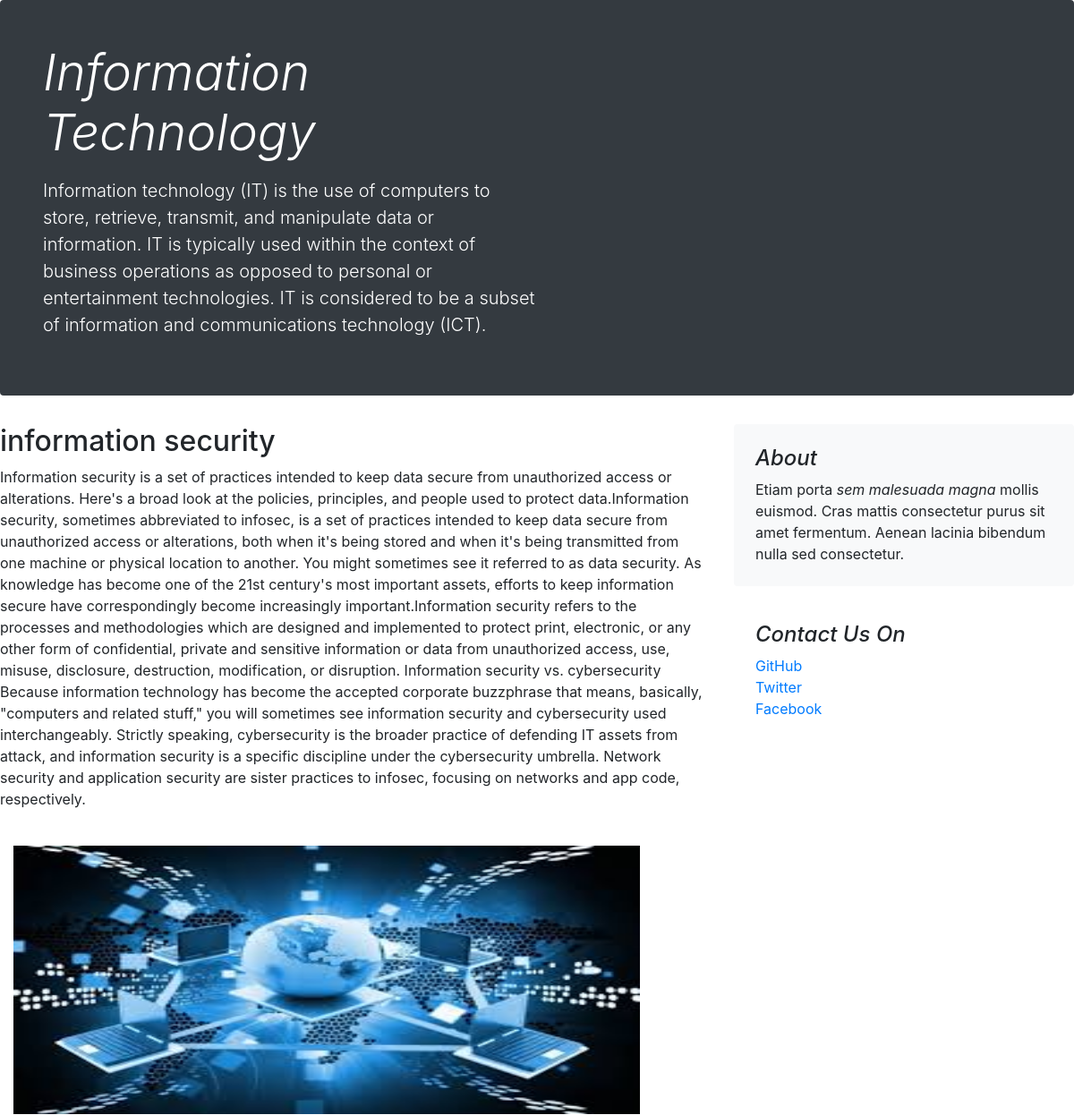
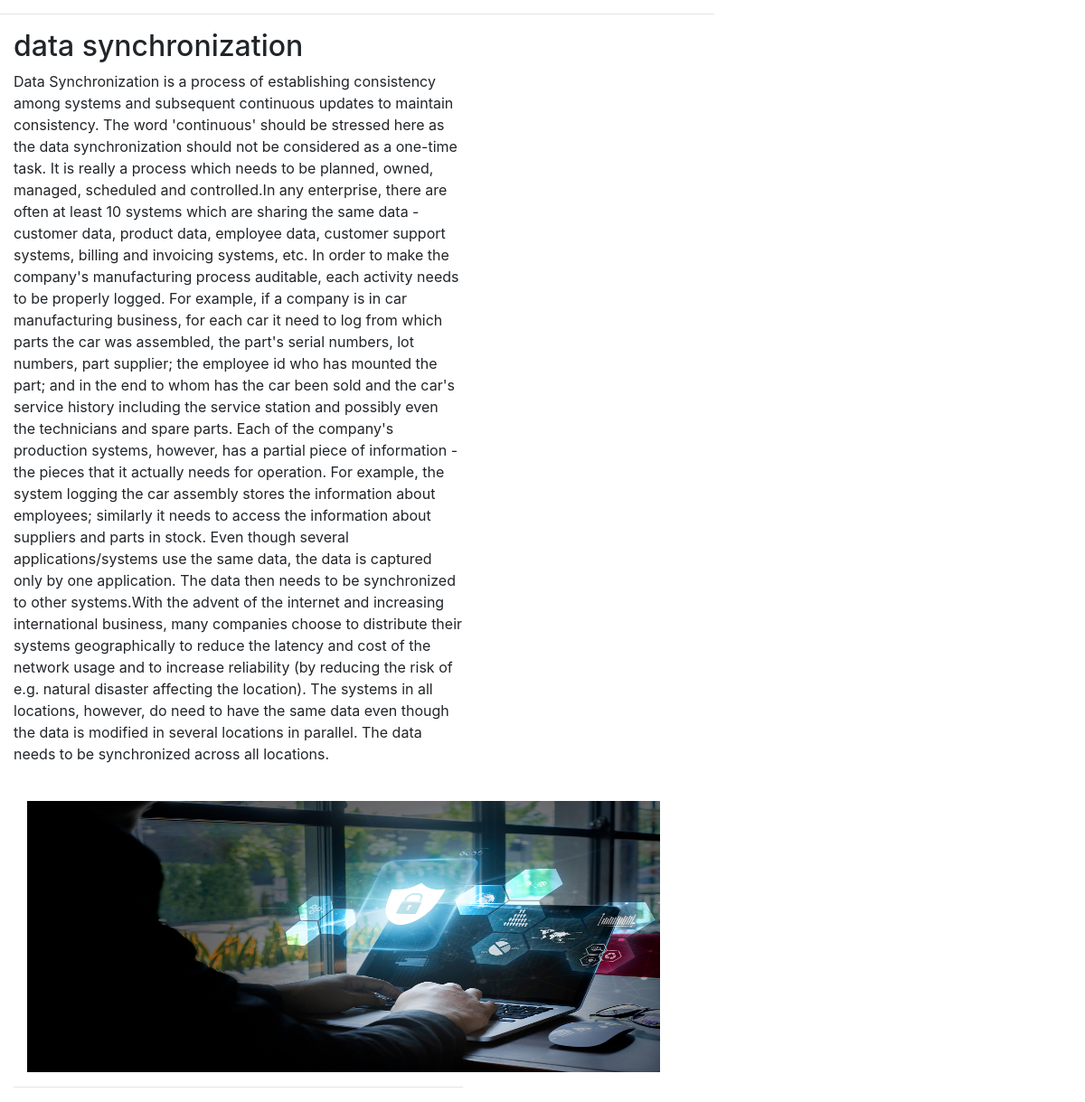
The page /shop/post/3 on the database its author committed (2 pictures, top to bottom).
### shop/models.py (models this page shows, shortened)
class Blogpost(models.Model):
    post_id = models.AutoField(primary_key=True)
    title = models.CharField(max_length=50)
    titlexp = models.CharField(max_length=1000, default="")
    head1 = models.CharField(max_length=500, default="")
    exp0 = models.CharField(max_length=5000, default="")
    head2 = models.CharField(max_length=500, default="")
    exp2 = models.CharField(max_length=5000, default="")
    pub_date = models.DateField()
    thumbnail = models.ImageField(upload_to='shop/images', default="")
    thumbnail1 = models.ImageField(upload_to='shop/images', default="")

### shop/views.py (the view)
# urls.py: path("post/<int:id>", views.post, name="post")
def post(request,id):
    pos = Blogpost.objects.filter(post_id=id)[0]
    return render(request, 'shop/post.html', {'post': pos})

### shop/templates/shop/post.html (shortened to what this page needs)
<!doctype html>
<html lang="en">
  <head>
    <link rel="stylesheet" href="https://stackpath.bootstrapcdn.com/bootstrap/4.5.2/css/bootstrap.min.css">
  </head>
  <body>
    <div class="jumbotron p-4 p-md-5 text-white rounded bg-dark">
    <div class="col-md-6 px-0">
      <h1 class="display-4 font-italic">{{post.title}}</h1>
      <p class="lead my-3">{{post.titlexp}}</p>
    </div>
  </div>
    <div class="row">
    <div class="col-md-8 blog-main">
      <div class="blog-post">
        <h2 class="blog-post-title">{{post.head1}}</h2>
        <p>{{post.exp0}}</p><br>
         <div class="container">
                <img src="/media/{{post.thumbnail}}" height="300px" width="700px">
            </div>
          <hr>
      </div>
      <div class="col-md-8 blog-main">
      <div class="blog-post">
        <h2 class="blog-post-title">{{post.head2}}</h2>
        <p>{{post.exp2}}</p><br>
 <div class="container">
                <img src="/media/{{post.thumbnail1}}" height="300px" width="700px">
            </div><hr>
      </div>
    </div>
    </div>
    <aside class="col-md-4 blog-sidebar">
      <div class="p-4 mb-3 bg-light rounded">
        <h4 class="font-italic">About</h4>
        <p class="mb-0">Etiam porta <em>sem malesuada magna</em> mollis euismod. Cras mattis consectetur purus sit amet fermentum. Aenean lacinia bibendum nulla sed consectetur.</p>
      </div>
      <div class="p-4">
        <h4 class="font-italic">Contact Us On</h4>
        <ol class="list-unstyled">
          <li><a href="https://github.com/AbdulRehman744">GitHub</a></li>
          <li><a href="">Twitter</a></li>
          <li><a href="https://www.facebook.com/oye.vilen.75">Facebook</a></li>
        </ol>
      </div>
    </aside>
  </div>
  </body>
</html>

### rows shown on the page
Blogpost: title "Information Technology", titlexp "Information technology (IT) is the use of computers to store, retrieve, transmit, and manipulate data or information. IT is typically used within the context of business operations as opposed to personal or entertainment technologies. IT is considered to be a subset of information and communications technology (ICT).", head1 "information security", exp0 "Information security is a set of practices intended to keep data secure from unauthorized access or alterations. Here's a broad look at the policies, principles, and people used to protect data.Information security, sometimes abbreviated to infosec, is a set of practices intended to keep data secure from unauthorized access or alterations, both when it's being stored and when it's being transmitted from one machine or physical location to another. You might sometimes see it referred to as data security. As knowledge has become one of the 21st century's most important assets, efforts to keep information secure have correspondingly become increasingly important.Information security refers to…", thumbnail (picture), head2 "data synchronization", exp2 "Data Synchronization is a process of establishing consistency among systems and subsequent continuous updates to maintain consistency. The word 'continuous' should be stressed here as the data synchronization should not be considered as a one-time task. It is really a process which needs to be planned, owned, managed, scheduled and controlled.In any enterprise, there are often at least 10 systems which are sharing the same data - customer data, product data, employee data, customer support systems, billing and invoicing systems, etc. In order to make the company's manufacturing process auditable, each activity needs to be properly logged. For example, if a company is in car manufacturing…", thumbnail1 (picture)
